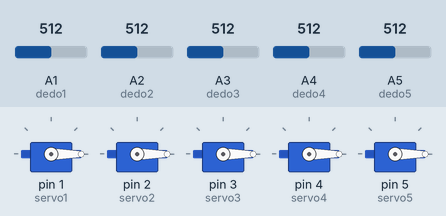
Recording of a sketch running on a simulated Arduino Uno, built with avr-gcc and run on an emulated ATmega328P. Shown: 5 × servo. Inputs (shaded band) come from the test bench; at power-on: A2 (dedo2) = 512, A1 (dedo1) = 512, A3 (dedo3) = 512, A5 (dedo5) = 512, A4 (dedo4) = 512.

Above: at 1.2 s.
1.3 s: A2 (dedo2) set to 716
At 2.3 s:
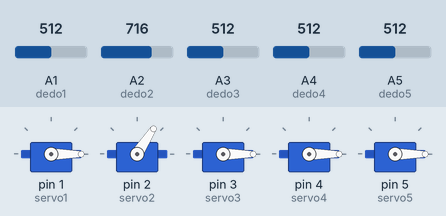
2.8 s: A1 (dedo1) set to 992
At 4.0 s:
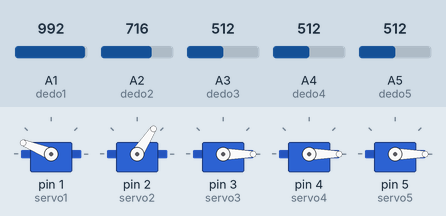
4.3 s: A3 (dedo3) set to 992
At 5.3 s:
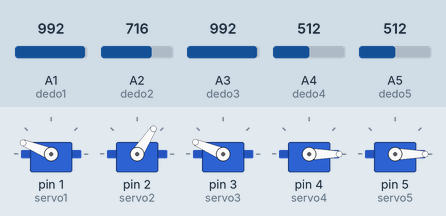
5.8 s: A5 (dedo5) set to 992
At 6.5 s:
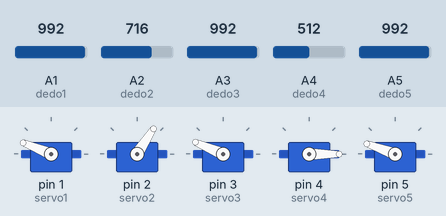
7.3 s: A1 (dedo1) set to 716
At 7.6 s:
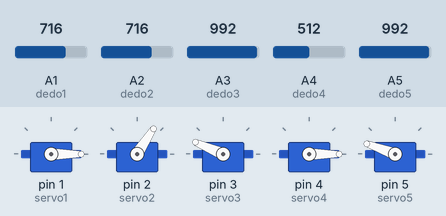
8.8 s: A2 (dedo2) set to 992
At 9.6 s:
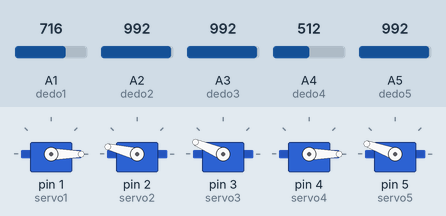
Timing chart, 0 to 11.3 s (numbered marks = the images above; inputs shaded):
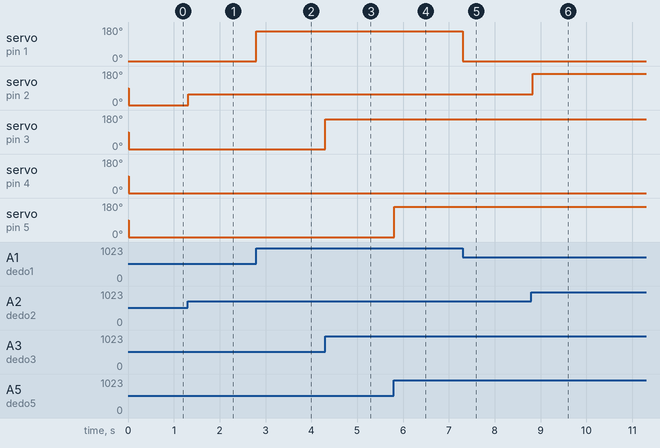

The sketch:

RoboticHand_Code.ino
```cpp
#include <Servo.h>

Servo servo1;
Servo servo2;
Servo servo3;
Servo servo4;
Servo servo5; //Define servos

#define dedo1 A1
#define dedo2 A2
#define dedo3 A3
#define dedo4 A4
#define dedo5 A5 //Define analog inputs for flex sensors

int val1;
int val2;
int val3;
int val4;
int val5; //Define variables for reading finger values

void setup() {
servo1.attach(1);
servo2.attach(2);
servo3.attach(3);
servo4.attach(4);
servo5.attach(5); //Define servo's outputs

}

void loop() {


val1 = analogRead(dedo1);
val1 = map(val1, 750, 1023, 0, 179);
servo1.write(val1);
delay(5); //Read finger 1

val2 = analogRead(dedo2);
val2 = map(val2, 570, 1023, 0, 179);
servo2.write(val2);
delay(5); //Read finger 2

val3 = analogRead(dedo3);
val3 = map(val3, 770, 1023, 0, 179);
servo3.write(val3);
delay(5); //Read finger 3

val4 = analogRead(dedo4);
val4 = map(val4, 1000, 1023, 0, 179);
servo4.write(val4);
delay(5); //Read finger 4

val5 = analogRead(dedo5);
val5 = map(val5, 720, 1023, 0, 179);
servo5.write(val5);
delay(5); //Read finger 5


}
```

Measured:
- after the input at 1.3 s, servo on pin 2 (servo2): 0° → 57° at once
- after the input at 2.8 s, servo on pin 1 (servo1): 0° → 158° at once
- after the input at 4.3 s, servo on pin 3 (servo3): 0° → 157° at once
- after the input at 5.8 s, servo on pin 5 (servo5): 0° → 160° at once
- after the input at 7.3 s, servo on pin 1 (servo1): 158° → 0° at once
- after the input at 8.8 s, servo on pin 2 (servo2): 57° → 166° at once
